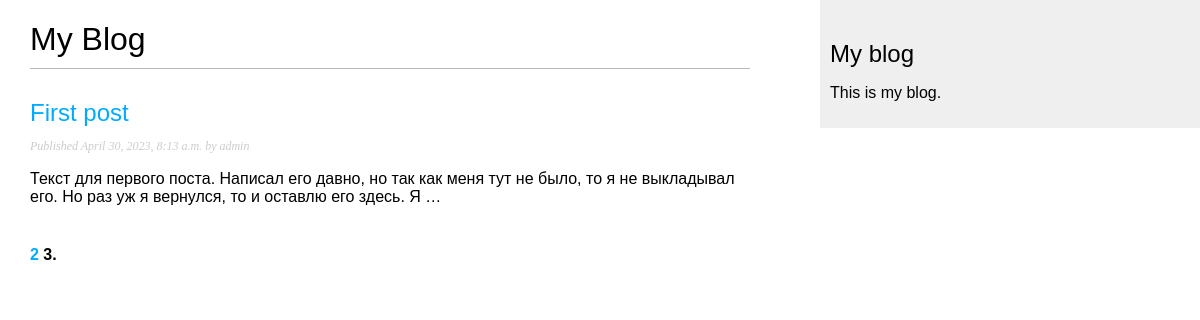
/?page=3, run on the app's committed database.
### core/models.py (models this page shows, shortened)
class Post(models.Model):
    class Status(models.TextChoices):
        DRAFT = "DF", "Draft"
        PUBLISHED = "PB", "Published"
    title: models.CharField = models.CharField(max_length=250)
    author: models.ForeignKey = models.ForeignKey(
        User, on_delete=models.CASCADE, related_name="blog_posts")
    slug: models.SlugField = models.SlugField(
        max_length=250, unique_for_date='publish')
    body: models.TextField = models.TextField()
    publish: models.DateTimeField = models.DateTimeField(default=timezone.now)
    created: models.DateTimeField = models.DateTimeField(auto_now_add=True)
    updated: models.DateTimeField = models.DateTimeField(auto_now=True)
    status: models.CharField = models.CharField(max_length=2,
                                                choices=Status.choices,
                                                default=Status.DRAFT)
    objects: models.Manager = models.Manager()
    published = PublishedManager()
    class Meta:
        ordering = ["-publish"]
        indexes = [models.Index(fields=['-publish'])]
        db_table = "post"
    def get_absolute_url(self) -> str:
        return reverse("core:post_detail", args=[self.publish.year,
                                                 self.publish.month,
                                                 self.publish.day,
                                                 self.slug])

### core/views.py (the view)
# urls.py: path("", views.PostListView.as_view(), name="post_list"),
class PostListView(ListView):
    model = Post
    queryset = Post.published.all()
    context_object_name = 'posts'
    paginate_by = 3
    template_name = 'core/post/list.html'
    def get(self, request: HttpRequest, *args: str,
            **kwargs: int) -> HttpResponse:
        post_list = self.get_queryset()
        paginator = Paginator(post_list, self.paginate_by)
        page_number = request.GET.get('page', 1)
        try:
            posts = paginator.page(page_number)
        except PageNotAnInteger:
            posts = paginator.page(1)
        except EmptyPage:
            posts = paginator.page(paginator.num_pages)
        context = {"posts": posts}
        return render(request, self.template_name, context=context)

### core/templates/core/post/list.html (shortened to what this page needs)
{% extends "core/base.html" %}
{% block content %}
    <h1>My Blog</h1>
    {% for post in posts %}
        <h2>
            <a href="{{ post.get_absolute_url }}">
            {{ post.title }}
            </a>
        </h2>
        <p class="date">
            Published {{ post.publish }} by {{ post.author }}
        </p>
        {{ post.body|truncatewords:30|linebreaks }}
    {% endfor %}
    {% include "core/paginator.html" with page=posts %}
{% endblock %}

### core/static/css/blog.css (style rules this page uses)
body { margin:0; padding:0; font-family:helvetica, sans-serif; }
a { color:#00abff; text-decoration:none; }
h1 { font-weight:normal; border-bottom:1px solid #bbb; padding:0 0 10px 0; }
h2 { font-weight:normal; margin:30px 0 0; }
p.date { color:#ccc; font-family: georgia, serif; font-size: 12px; font-style: italic; }

### data on the page
Post: title "First post", publish "April 30, 2023, 8:13 a.m.", author "admin", body "Текст для первого поста. Написал его давно, но так как меня тут не было, то я не выкладывал его. Но раз уж я вернулся, то и оставлю его здесь. Я …"

### other printed values
{{ page.previous_page_number }} "2"
{{ page.number }} "3"
